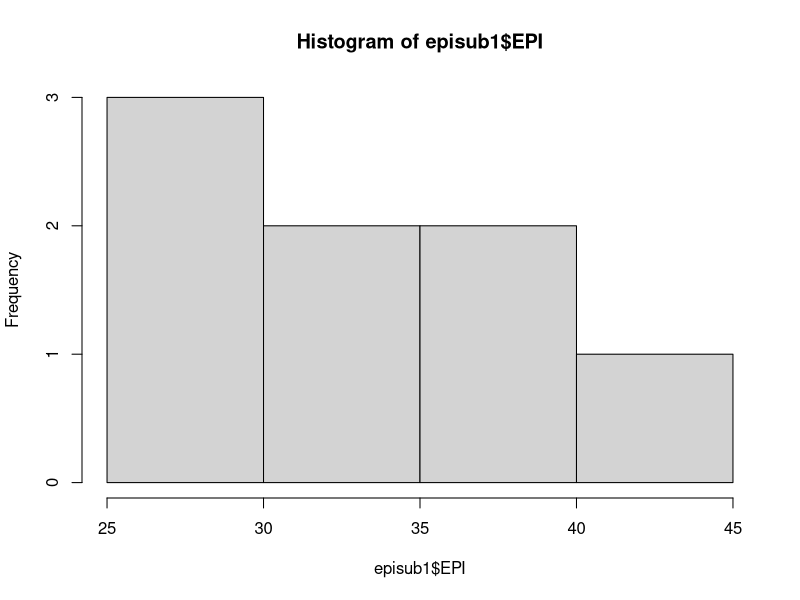
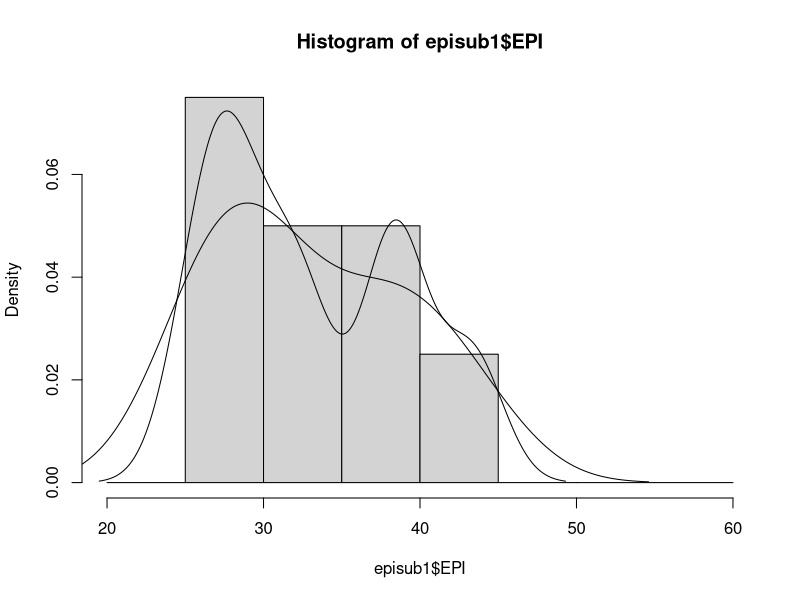
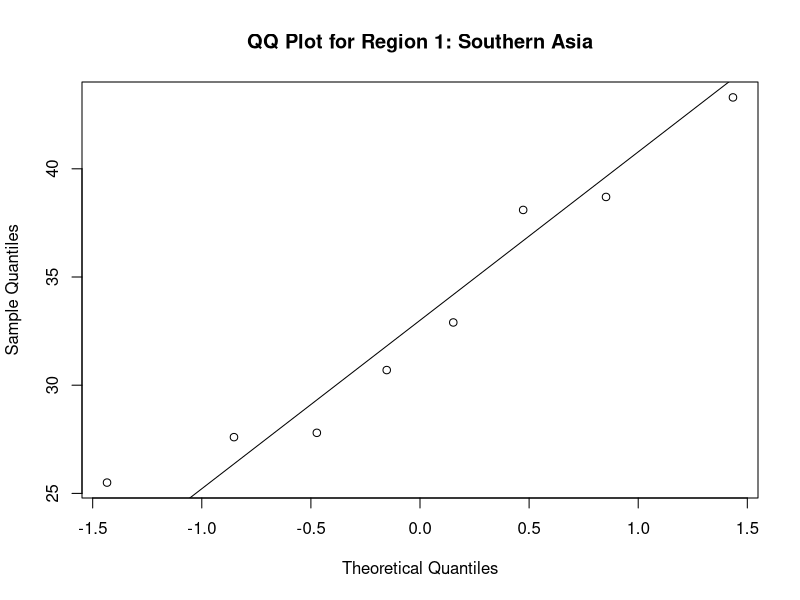
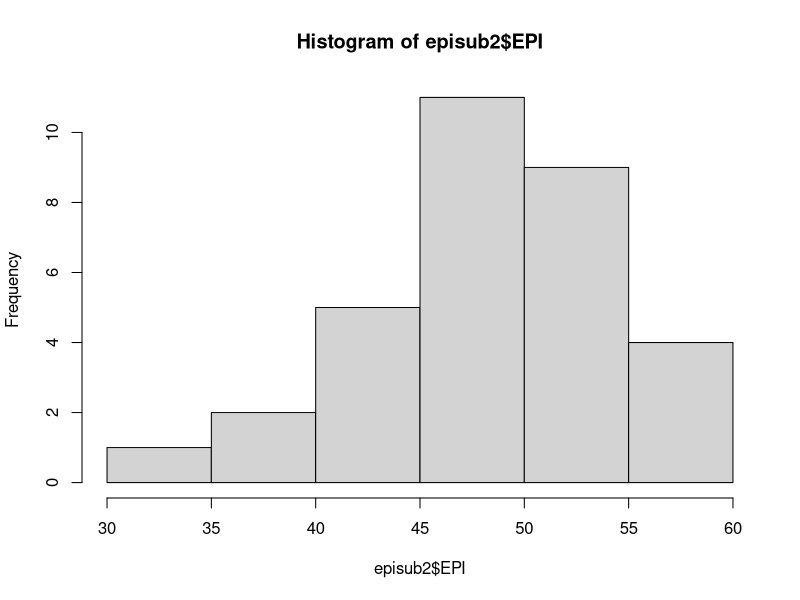
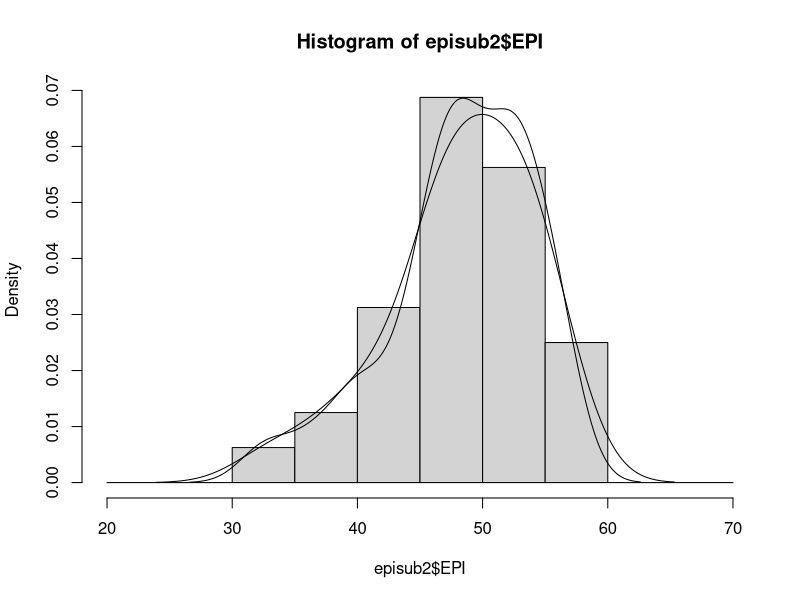
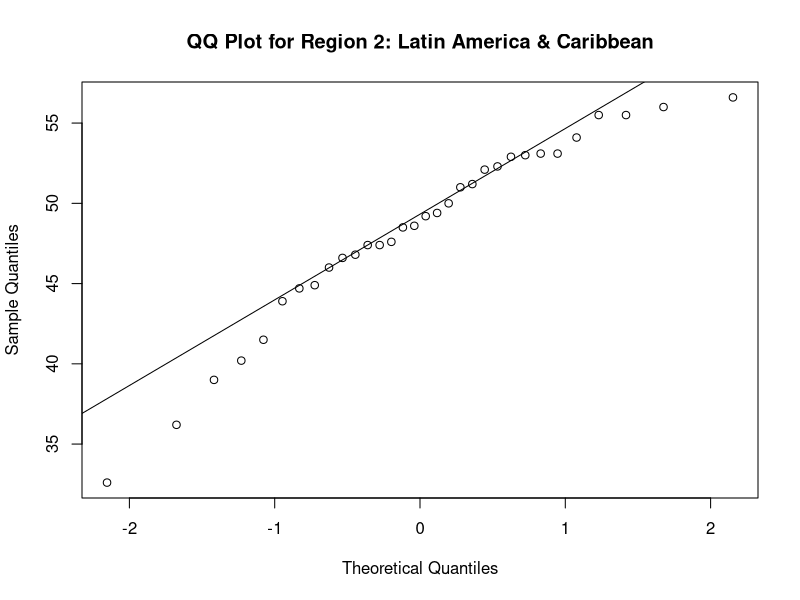
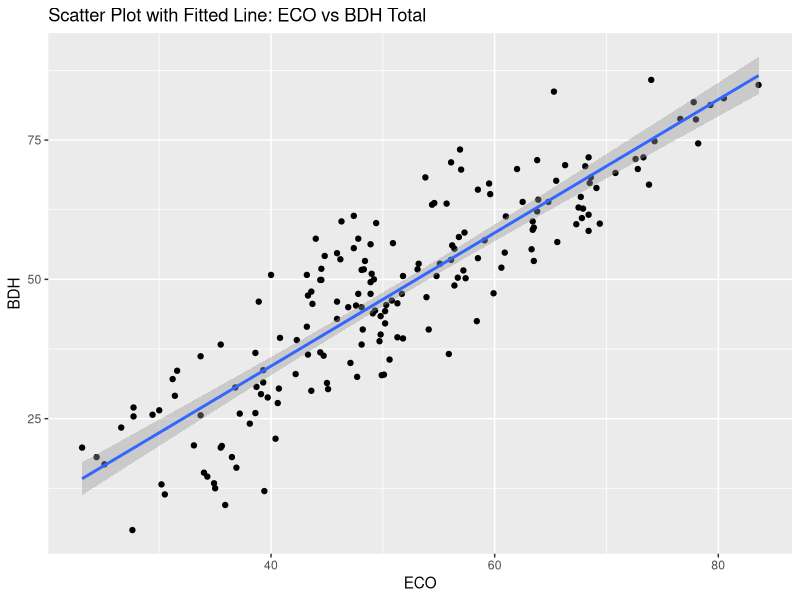
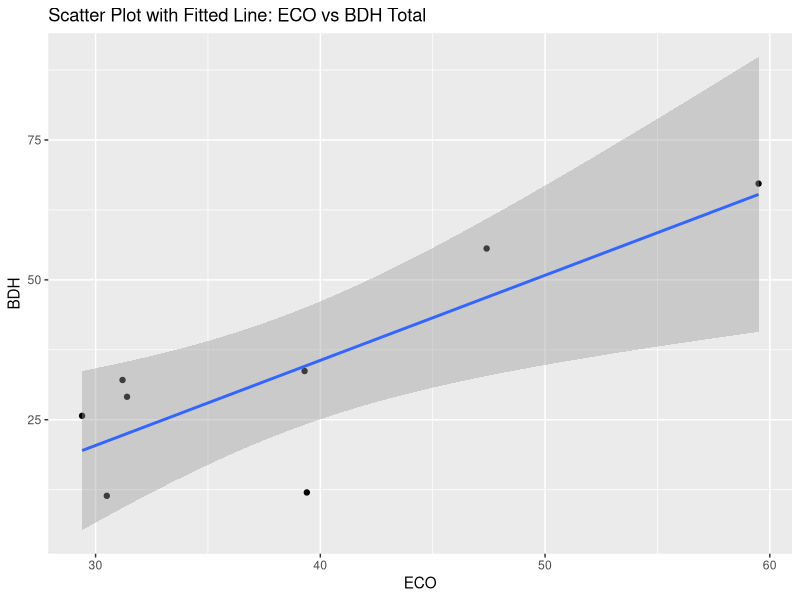

These figures' R source, in order: (Note: this script raises an error after producing the figures.)
library("class")
library("e1071")
library("ggplot2")
setwd("/Lab3_Assignment2")
epi<- read.csv('Lab3_Assignment2/epi2024results_DA_F24_lab03.csv')
attach(epi)
getwd()
episub1 <-subset(epi,region=='Southern Asia')
attach(episub1)

print(summary(episub1$EPI))
print(sd(episub1$EPI))
hist(episub1$EPI)
hist(episub1$EPI, seq(20, 60, 5.0), prob=TRUE)
lines(density(episub1$EPI,na.rm=TRUE,bw=2))
lines(density(episub1$EPI,na.rm=TRUE,bw="SJ"))

qqnorm(episub1$EPI,main = "QQ Plot for Region 1: Southern Asia")
qqline(episub1$EPI)


episub2 <-subset(epi,region=='Latin America & Caribbean')
attach(episub2)

print(summary(episub2$EPI))
print(sd(episub2$EPI))
hist(episub2$EPI)
hist(episub2$EPI, seq(20, 70, 5.0), prob=TRUE)
lines(density(episub2$EPI,na.rm=TRUE,bw=2))
lines(density(episub2$EPI,na.rm=TRUE,bw="SJ"))

qqnorm(episub2$EPI, main = "QQ Plot for Region 2: Latin America & Caribbean")
qqline(episub2$EPI)


# question 2
linear_model <- lm(EPI ~ ECO + BDH + SPI + CHA + GTI, data = epi)
summary(linear_model)
ggplot(epi, aes(x = ECO, y = BDH)) +  geom_point() +  stat_smooth(method = "lm")+ ggtitle("Scatter Plot with Fitted Line: ECO vs BDH Total") +  xlab("ECO") +  ylab("BDH")

#Residual standard error: 3.574 on 172 degrees of freedom
#Multiple R-squared:  0.9077,	Adjusted R-squared:  0.905 
#F-statistic: 338.2 on 5 and 172 DF,  p-value: < 2.2e-16

linear_model_region1 <- lm(EPI ~ ECO + BDH + SPI + CHA + GTI, data = episub1)
summary(linear_model_region1)
ggplot(episub1, aes(x = ECO, y = BDH)) +  geom_point() +  stat_smooth(method = "lm")+ ggtitle("Scatter Plot with Fitted Line: ECO vs BDH Total") +  xlab("ECO") +  ylab("BDH")

#Residual standard error: 1.491 on 1 degrees of freedom
#Multiple R-squared:  0.9912,	Adjusted R-squared:  0.9474 
#F-statistic:  22.6 on 5 and 1 DF,  p-value: 0.1583

linear_model_region2 <- lm(EPI ~ ECO + BDH + SPI + CHA + GTI, data = episub2)
summary(linear_model_region2)
ggplot(episub2, aes(x = ECO, y = BDH)) +  geom_point() +  stat_smooth(method = "lm")+ ggtitle("Scatter Plot with Fitted Line: ECO vs BDH Total") +  xlab("ECO") +  ylab("BDH")


#Residual standard error: 3.978 on 26 degrees of freedom
#Multiple R-squared:  0.6095,	Adjusted R-squared:  0.5344 
#F-statistic: 8.117 on 5 and 26 DF,  p-value: 0.0001011


# 3.1 Choose 5 variables and select 3 regions
region_filter1 <- epi[epi$region %in% c("Greater Middle East", "Eastern Europe", "Asia-Pacific"), ]

subset1 <- region_filter1[, c("ECO", "BDH", "SPI", "CHA", "GTI", "region")]
subset1 <- na.omit(subset1)

set.seed(123)
n = nrow(subset1)
train_index1 <- sample(n, n * 0.7) 
train_epi1 <- subset1[train_index1, ]
test_epi1 <- subset1[-train_index1, ]

train_x1 <- train_epi1[, -6]
train_y1 <- train_epi1[, 6]
test_x1 <- test_epi1[, -6]   
test_y1 <- test_epi1[, 6]

KNNpred <- knn(train = train_x1, test = test_x1, cl = train_y1, k = 3)


contingency_table1 <- table(Predicted = KNNpred, Actual = test_y1, dnn=list('predicted','actual'))
print(contingency_table1)

accuracy <- sum(diag(as.matrix(contingency_table1))) / length(test_y1)
print(paste("Accuracy for Model 1:", accuracy1))

accuracy <- c()
ks <- seq(1,20,1)

for (k in ks) {
  
  KNNpred <- knn(train = train_x1, test = test_x1, cl = train_y1, k = k)
  cm = as.matrix(table(Actual=KNNpred, Predicted = test_y1, dnn=list('predicted','actual')))
  
  accuracy <- c(accuracy,sum(diag(cm))/length(test_y1)) 
  
}
print(length(accuracy))
plot(ks,accuracy,type = "b")


region_filter2 <- epi[epi$region %in% c("Sub-Saharan Africa", "Global West", "Latin America & Caribbean"), ]

# Select the same 5 variables and the 'region' column
subset2 <- region_filter2[, c("ECO", "BDH", "SPI", "CHA", "GTI", "region")]
subset2 <- na.omit(subset2)

# Split into training and testing sets
set.seed(123)
n = nrow(subset2)
train_index2 <- sample(n, n * 0.7)
train_epi2 <- subset2[train_index2, ]
test_epi2 <- subset2[-train_index2, ]

# Prepare the features and labels for training and testing
train_x2 <- train_epi2[, -6]  # Features
train_y2 <- train_epi2[, 6]   # Labels (regions)
test_x2 <- test_epi2[, -6]    # Features for testing
test_y2 <- test_epi2[, 6]     # Labels for testing

# Train the second kNN model
KNNpred2 <- knn(train = train_x2, test = test_x2, cl = train_y2, k = 1)

# Create a contingency table (confusion matrix)
contingency_table2 <- table(Predicted = KNNpred2, Actual = test_y2)
print(contingency_table2)

# Convert the contingency table to a matrix and calculate accuracy
accuracy2 <- sum(diag(as.matrix(contingency_table2))) / length(test_y2)
print(paste("Accuracy for Model 2:", accuracy2))


accuracy2 <- c()
ks2 <- seq(1,20,1)

for (k in ks) {
  
  KNNpred2 <- knn(train = train_x2, test = test_x2, cl = train_y2, k = k)
  cm2 = as.matrix(table(Actual=KNNpred2, Predicted = test_y2, dnn=list('predicted','actual')))
  
  accuracy2 <- c(accuracy2,sum(diag(cm2))/length(test_y2)) 
  
}
print(length(accuracy2))
plot(ks2,accuracy2,type = "b")

#4

ggplot(subset1, aes(x = subset1$ECO, y = subset1$BDH, colour = subset1$region)) +  geom_point()

set.seed(123)
km <- kmeans(subset1[,-6], centers = 3)
km$tot.withinss
assigned_clusters <- as.factor(km$cluster)

ggplot(subset1, aes(x = subset1$ECO, y = subset1$BDH, colour = assigned_clusters)) +  geom_point()

wss <- c()
ks<-1:10
for (k in ks) {
  km <- kmeans(subset1[,-6], centers = k)
  wss <- c(wss,km$tot.withinss)
}
plot(ks,wss,type = "b")


ggplot(subset2, aes(x = subset2$ECO, y = subset2$BDH, colour = subset2$region)) +  geom_point()
set.seed(123)

km2 <- kmeans(subset2[,-6], centers = 3)
km2$tot.withinss
assigned_clusters2 <- as.factor(km2$cluster)

ggplot(subset2, aes(x = subset2$ECO, y = subset2$BDH, colour = assigned_clusters2)) +  geom_point()

wss2 <- c()

ks<-1:10
for (k in ks) {
  km2 <- kmeans(subset2[,-6], centers = k)
  wss2 <- c(wss2,km2$tot.withinss)
}
plot(ks,wss2,type = "b")
